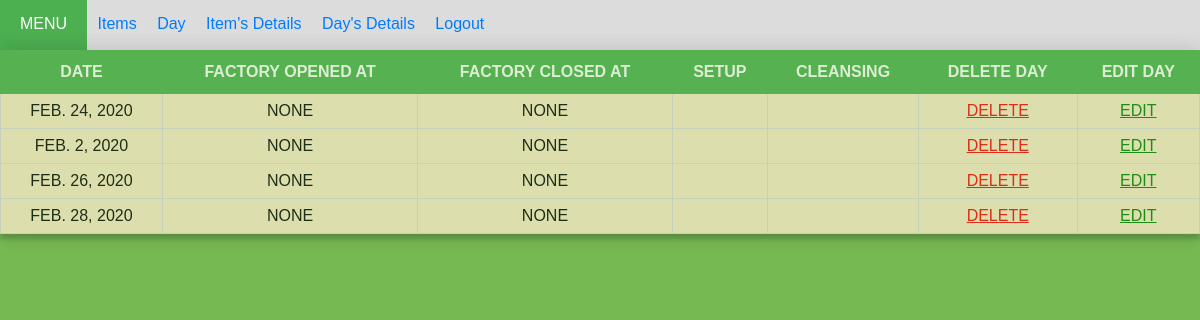
Before: /todays_detail/ (signed in) with the older database file.
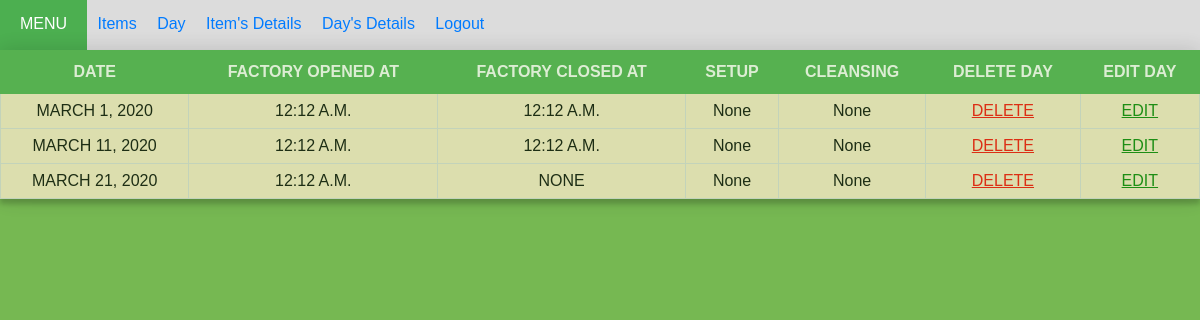
After: the same page with the newer database file.
### cal/models.py (models this page shows, shortened)
class days(models.Model):
    date = models.DateField(default = date.today, unique=True)
    fact_open_time = models.TimeField(blank=True, null=True)
    fact_close_time = models.TimeField(blank=True, null=True)
    setup = models.CharField(max_length=1000, blank=True, null=True)
    cleansing = models.CharField(max_length=1000, blank=True, null=True)
    user_id = models.ForeignKey(User, on_delete=models.CASCADE, null=True)

### cal/views.py (the view)
# urls.py: path('todays_detail/', views.todays_detail, name='todays_detail'),
@login_required(login_url='login')
def todays_detail(request):
    all_items = days.objects.filter(user_id=request.user)
    return render(request, 'todays_detail.html', {'all_items': all_items})

### cal/templates/todays_detail.html (shortened to what this page needs)
{% load static %}
<!DOCTYPE html>
<html>
    <head>
        <link href="{% static  'css/todays_detail.css' %}" type="text/css" rel="stylesheet">
    </head>
    <body>
        <header>
            <div>
            <nav class="nav">
                    <a class="menu">MENU </a>
                    <a class="nav-item" href="{% url 'home' %}">Items</a>
                    <a class="nav-item" href="{% url 'day' %}">Day</a>
                    <a class="nav-item" href="{% url 'show' %}">Item's Details</a>
                    <a class="nav-item" href="{% url 'todays_detail' %}">Day's Details</a>
                    <a class="nav-item" href="{% url 'logout' %}">Logout</a>
            </nav>
        </header>
        <table class="container">
            <tr>
                <th>Date</th>
                <th>Factory Opened At</th>
                <th>Factory Closed At</th>
                <th>Setup</th>
                <th>Cleansing</th>
                <th>delete day</th>
                <th>edit day</th>
            </tr>
            {% if all_items %}
                {% for things in all_items %}
            <tr class="table-secondary">
                <td class="striker">{{ things.date }}</td>
                <td class="striker">{{ things.fact_open_time }}</td>
                <td class="striker">{{ things.fact_close_time }}</td>
                <td class="notess">{{ things.setup }}</td>
                <td class="notess">{{ things.cleansing }}</td>
                <td class="delete"><center><a href="{% url 'delete_day' things.id %}">delete</a></center></td>
                <td class="edit"><center><a href="{% url 'edit_day' things.id %}">edit</a></center></td>
            </tr>
                {% endfor %}
          {% endif %}
        </table>
    </body>
</html>

Changed rows visible on the page:
removed days: date "FEB. 24, 2020", fact_open_time "NONE", fact_close_time "NONE"
removed days: date "FEB. 2, 2020", fact_open_time "NONE", fact_close_time "NONE"
removed days: date "FEB. 26, 2020", fact_open_time "NONE", fact_close_time "NONE"
removed days: date "FEB. 28, 2020", fact_open_time "NONE", fact_close_time "NONE"
added days: date "MARCH 1, 2020", fact_open_time "12:12 A.M.", fact_close_time "12:12 A.M.", setup "None", cleansing "None"
added days: date "MARCH 11, 2020", fact_open_time "12:12 A.M.", fact_close_time "12:12 A.M.", setup "None", cleansing "None"
added days: date "MARCH 21, 2020", fact_open_time "12:12 A.M.", fact_close_time "NONE", setup "None", cleansing "None"
